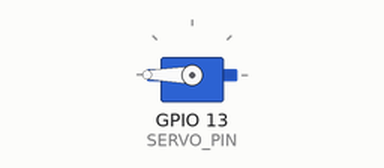
This sketch was run on a simulated ESP32. Parts: servo.

Above: at 0.05 s.
Timing chart, 0 to 4.6 s (numbered marks = the images above):
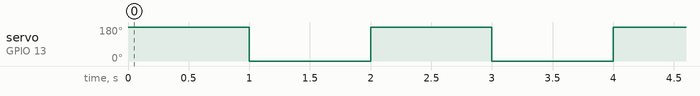

Measured:
- by itself, servo on GPIO 13 (SERVO_PIN): alternates 180° for 1.0 s and 0° for 1.0 s

The sketch:

2.servo_ESP32Servo.ino
```cpp
/*
  该程序作用是使用 ESP32Servo 第三方库控制舵机
  在线文档：https://docs.geeksman.com/esp32/Arduino/11.esp32-arduino-servo.html
*/
#include <ESP32Servo.h>


#define SERVO_PIN   13
#define MAX_WIDTH   2500
#define MIN_WIDTH   500

// 定义 servo 对象
Servo my_servo;

void setup() {
  // 分配硬件定时器
  ESP32PWM::allocateTimer(0);
  // 设置频率
  my_servo.setPeriodHertz(50);
  // 关联 servo 对象与 GPIO 引脚，设置脉宽范围
  my_servo.attach(SERVO_PIN, MIN_WIDTH, MAX_WIDTH);
}


void loop() {

  my_servo.write(180);
  delay(1000);

  my_servo.write(0);
  delay(1000);
}
```
